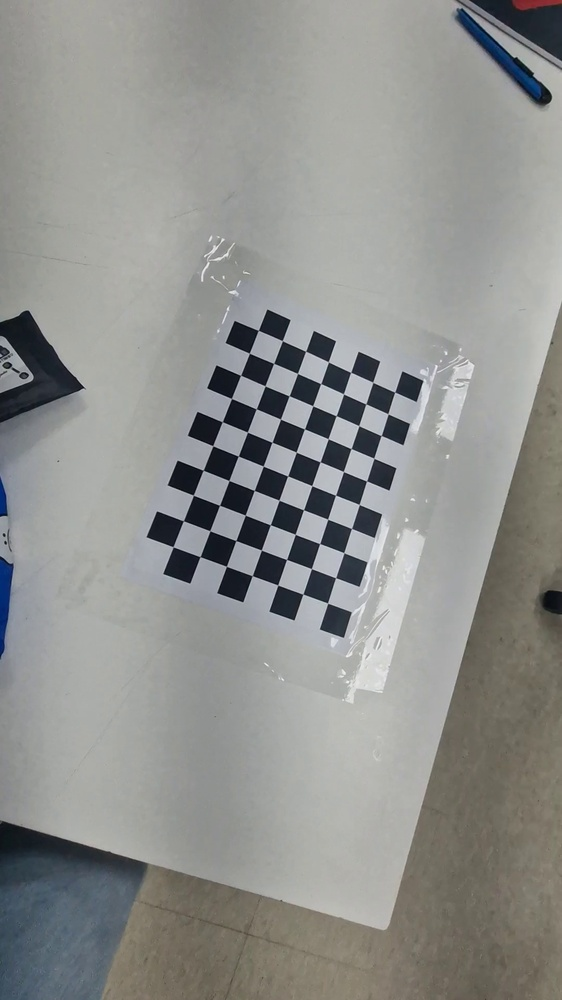
#> input picture data/selected/frame_00.jpg, 562 x 1000 px, shrunk from 1080 x 1920 before the run; its folder holds only this picture in this run
$ python camera_calibration.py
#> lines starting #> are read from the running program, lines starting #| are printed output that depends on the picture; after the words box and inside, x2 and y2 are one past the last pixel; in counts of white or black regions, pixels touching at a corner belong together
import cv2
import numpy as np
import os
import glob

# ===== 설정 =====
board_pattern = (10, 7)      # 내부 코너 수
board_cellsize = 25.0        # mm
image_dir = "data/selected"
result_dir = "results"

os.makedirs(result_dir, exist_ok=True)

# ===== 코너 정밀화 조건 =====
criteria = (cv2.TERM_CRITERIA_EPS + cv2.TERM_CRITERIA_MAX_ITER, 30, 0.001)

# ===== 3D 기준 좌표 생성 =====
objp = np.zeros((board_pattern[0] * board_pattern[1], 3), np.float32)
objp[:, :2] = np.mgrid[0:board_pattern[0], 0:board_pattern[1]].T.reshape(-1, 2)
objp *= board_cellsize

# ===== 저장용 =====
objpoints = []   # 3D points
imgpoints = []   # 2D points

images = glob.glob(os.path.join(image_dir, "*.jpg"))

success_count = 0

for idx, fname in enumerate(images):
    img = cv2.imread(fname)
#> img is the input picture: shape (1000, 562, 3); mean B, G, R 141.8, 144.6, 143.6
    gray = cv2.cvtColor(img, cv2.COLOR_BGR2GRAY)

    ret, corners = cv2.findChessboardCorners(gray, board_pattern, None)
#> ret = True; corners = 70 rows, first 8: [394.5, 391.8], [388, 413.9], [381, 435.5], [373.9, 458.3], [366.6, 480.9], [359, 504.5], [351.4, 528.4], [344, 552.6]

    if ret:
        objpoints.append(objp)

        corners2 = cv2.cornerSubPix(gray, corners, (11, 11), (-1, -1), criteria)
#> corners2 = 70 rows, first 8: [394.7, 392.1], [387.9, 413.8], [381.2, 435.5], [373.8, 458.2], [366.6, 480.9], [359.2, 504.5], [351.5, 528.5], [343.8, 552.7]
        imgpoints.append(corners2)

        cv2.drawChessboardCorners(img, board_pattern, corners2, ret)
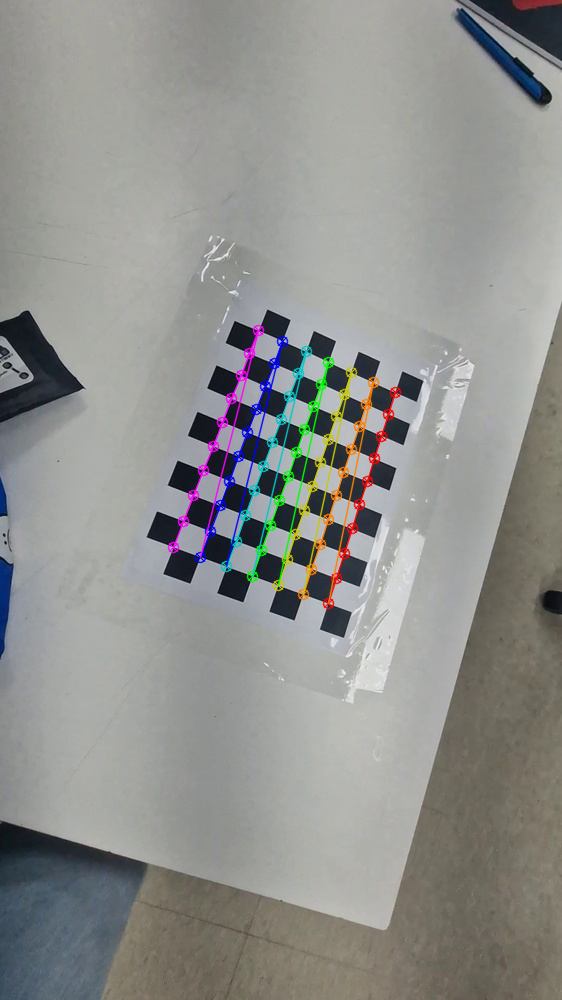
#> img: shape (1000, 562, 3); 2.45% of pixels changed, all inside (x1, y1, x2, y2) = (167, 324, 402, 610)

        save_path = os.path.join(result_dir, f"detected_{idx:02d}.jpg")
        cv2.imwrite(save_path, img)

        print(f"[OK] {fname}")
        success_count += 1
    else:
        print(f"[FAIL] {fname}")

print(f"\nDetected corners in {success_count} / {len(images)} images.")

if success_count < 3:
    print("Not enough valid images for calibration.")
    exit()
#> (the program exits here)

$ run again, on data/selected/frame_04.jpg
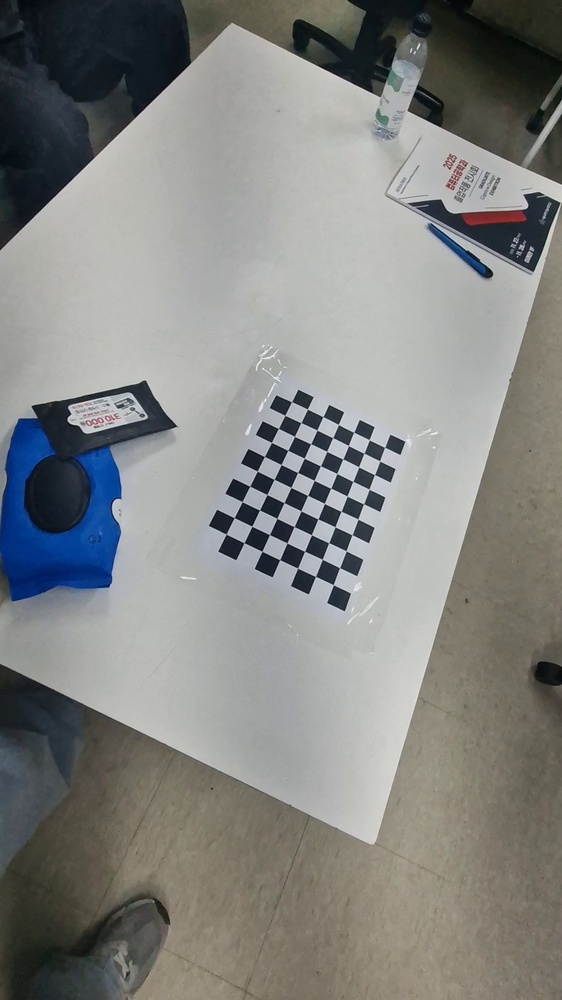
#> input picture data/selected/frame_04.jpg, 562 x 1000 px, shrunk from 1080 x 1920 before the run
#> img is the input picture: shape (1000, 562, 3); mean B, G, R 129.7, 132.3, 131.2
#> `gray = cv2.cvtColor(img, cv2.COLOR_BGR2GRAY)`:
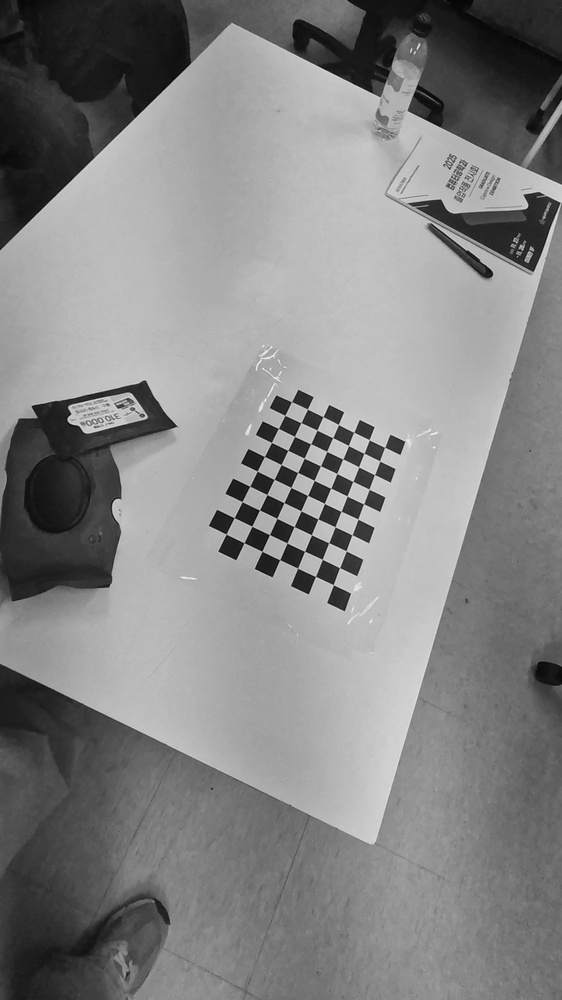
#> gray: shape (1000, 562); min 4, max 248, mean 131.6
#> ret = True; corners = 70 rows, first 8: [384.7, 447.3], [379.8, 461], [374.5, 474.8], [369, 489.3], [363.6, 503.8], [358, 519.2], [352, 534.9], [346, 550.8]
#> corners2 = 70 rows, first 8: [384.8, 446.8], [379.7, 460.8], [374.7, 474], [369.1, 489.2], [363.6, 503.8], [357.9, 519.1], [352, 534.8], [346.2, 550.8]
#> `cv2.drawChessboardCorners(img, board_pattern, corners2, ret)`:
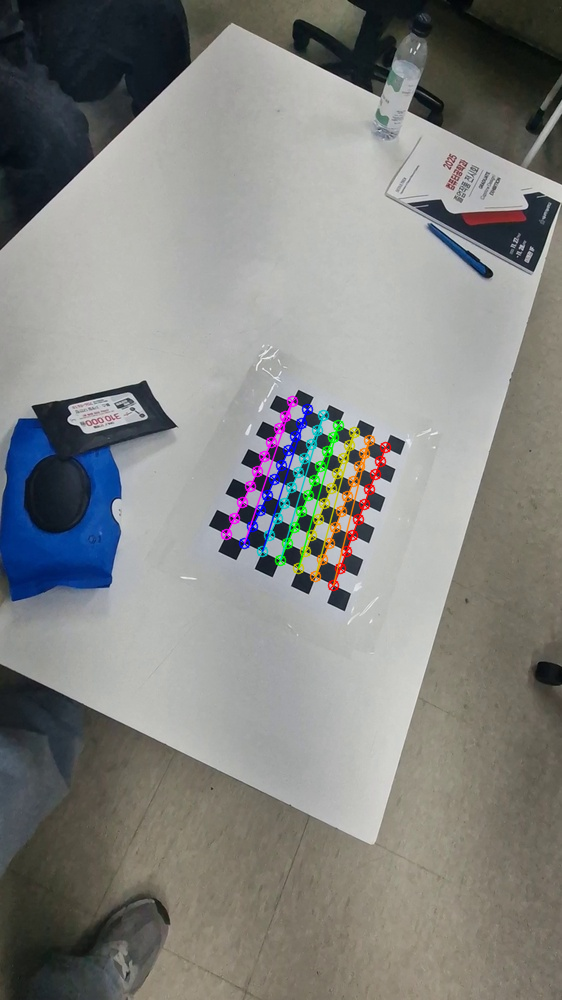
#> img: shape (1000, 562, 3); 1.89% of pixels changed, all inside (x1, y1, x2, y2) = (220, 395, 392, 592)

$ run again, on data/selected/frame_05.jpg
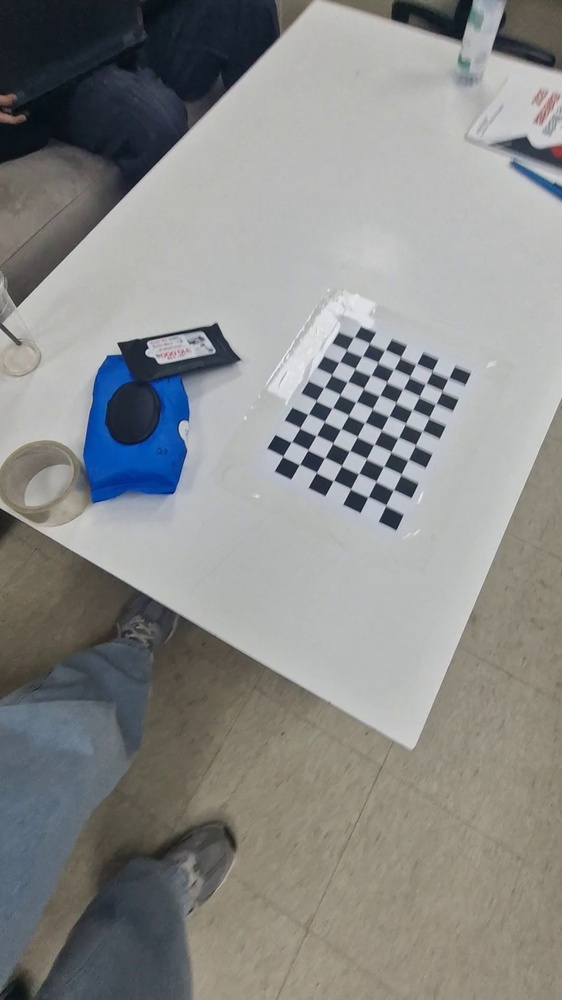
#> input picture data/selected/frame_05.jpg, 562 x 1000 px, shrunk from 1080 x 1920 before the run
#> img is the input picture: shape (1000, 562, 3); mean B, G, R 137.6, 139, 138.1
#> ret = True; corners = 70 rows, first 8: [449.5, 376.5], [442.4, 389.7], [435.8, 403.7], [428.8, 417.9], [422.9, 430.3], [415.4, 444.3], [408.5, 459.4], [401, 473.8]
#> corners2 = 70 rows, first 8: [448, 378.9], [442.1, 391.1], [436.1, 403.1], [428.9, 417.5], [422.5, 430.6], [415.4, 445.2], [408.4, 459.5], [401, 474.4]
#> `cv2.drawChessboardCorners(img, board_pattern, corners2, ret)`:
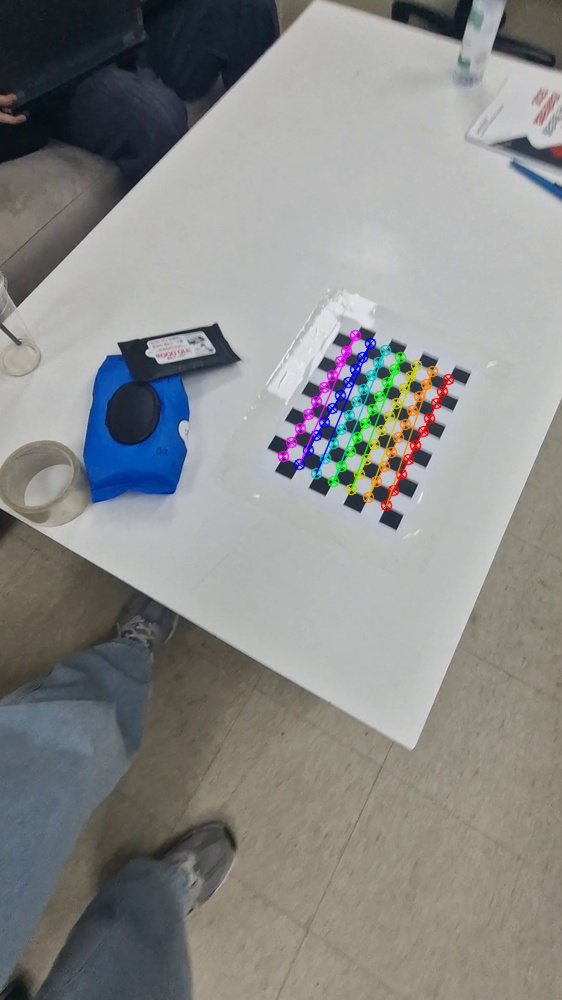
#> img: shape (1000, 562, 3); 1.82% of pixels changed, all inside (x1, y1, x2, y2) = (277, 329, 455, 512)

$ run again, on data/selected/frame_06.jpg
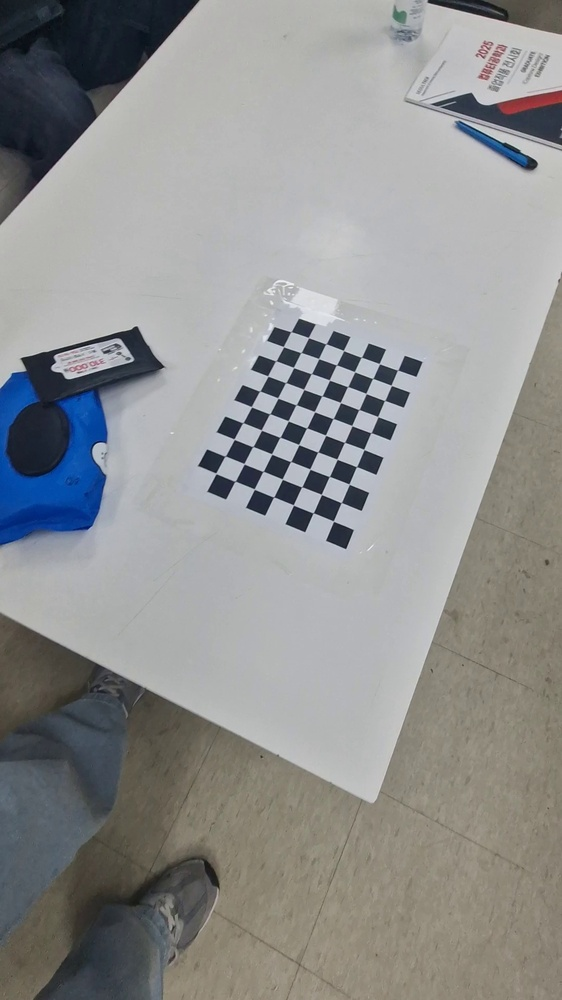
#> input picture data/selected/frame_06.jpg, 562 x 1000 px, shrunk from 1080 x 1920 before the run
#> img is the input picture: shape (1000, 562, 3); mean B, G, R 144.1, 144.6, 143.7
#> `gray = cv2.cvtColor(img, cv2.COLOR_BGR2GRAY)`:
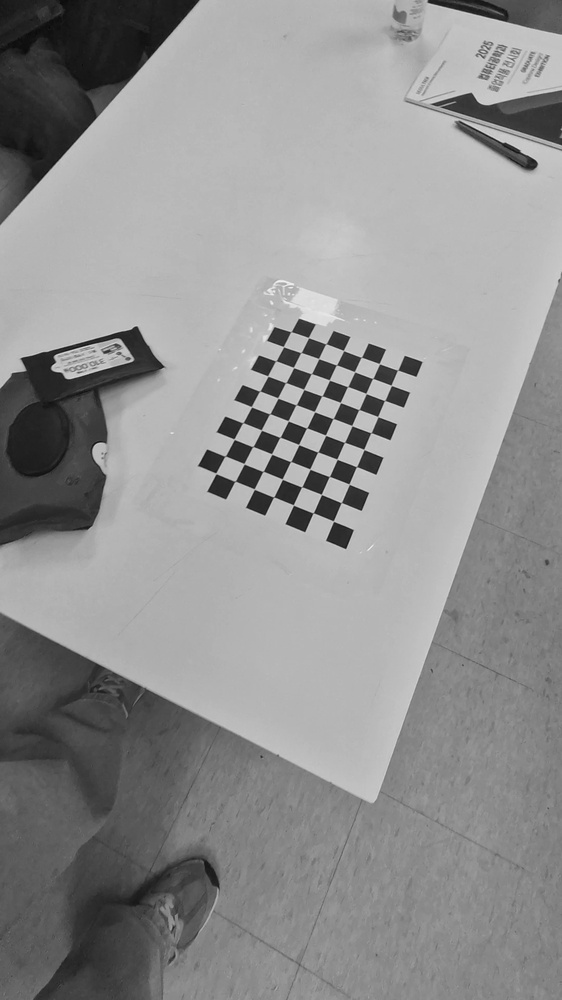
#> gray: shape (1000, 562); min 7, max 243, mean 144.2
#> ret = True; corners = 70 rows, first 8: [397.5, 370], [391.1, 385.6], [384.6, 400.5], [377.7, 416.6], [370.8, 432.7], [363.9, 449.4], [356.4, 466.6], [349.3, 484.3]
#> corners2 = 70 rows, first 8: [397.6, 370.2], [391.2, 385.3], [384.6, 400.5], [377.8, 416.5], [371, 432.7], [363.8, 449.4], [356.5, 466.6], [349.1, 484.2]
#> `cv2.drawChessboardCorners(img, board_pattern, corners2, ret)`:
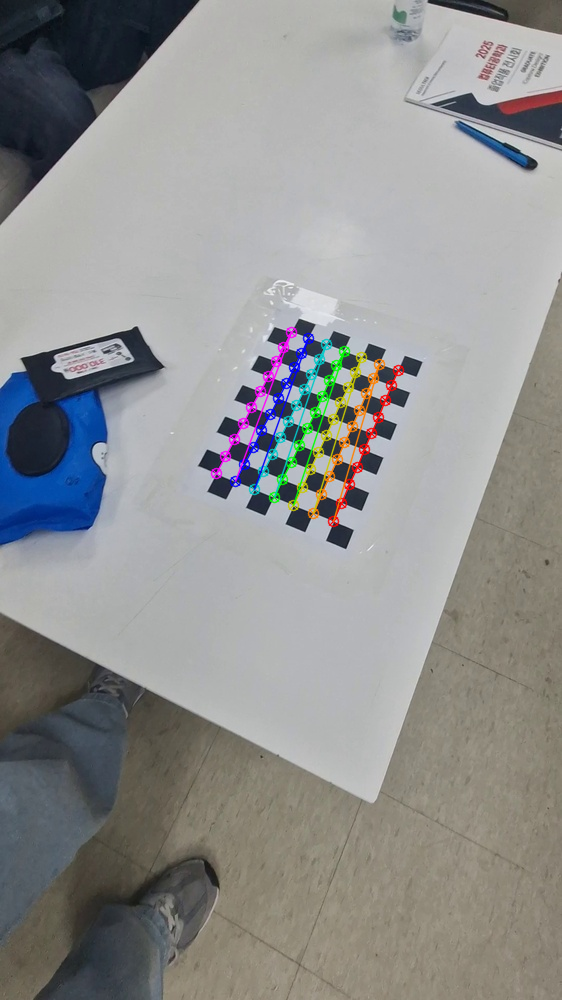
#> img: shape (1000, 562, 3); 1.98% of pixels changed, all inside (x1, y1, x2, y2) = (210, 326, 405, 528)
